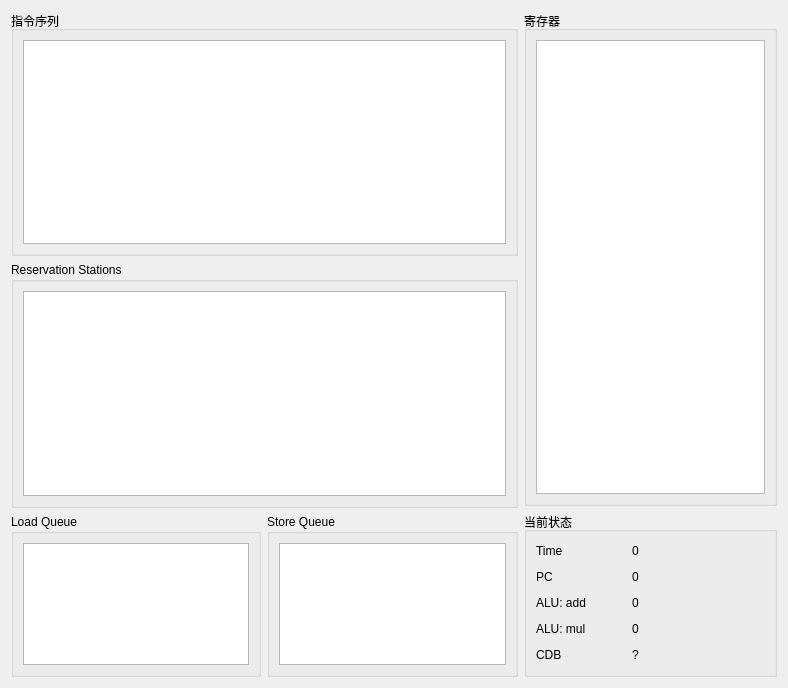
<?xml version="1.0" encoding="UTF-8"?>
<ui version="4.0">
 <class>InfoTab</class>
 <widget class="QWidget" name="InfoTab">
  <property name="geometry">
   <rect>
    <x>0</x>
    <y>0</y>
    <width>788</width>
    <height>688</height>
   </rect>
  </property>
  <property name="windowTitle">
   <string>Form</string>
  </property>
  <layout class="QHBoxLayout" name="horizontalLayout_8" stretch="2,1">
   <item>
    <layout class="QVBoxLayout" name="loLeft" stretch="3,3,2">
     <item>
      <widget class="QGroupBox" name="groupInst">
       <property name="title">
        <string>指令序列</string>
       </property>
       <layout class="QHBoxLayout" name="horizontalLayout_6" stretch="1">
        <item>
         <widget class="QTableView" name="tableInst">
          <property name="enabled">
           <bool>true</bool>
          </property>
          <property name="maximumSize">
           <size>
            <width>16777215</width>
            <height>16777215</height>
           </size>
          </property>
          <property name="font">
           <font>
            <pointsize>10</pointsize>
           </font>
          </property>
          <property name="showGrid">
           <bool>true</bool>
          </property>
          <attribute name="horizontalHeaderVisible">
           <bool>true</bool>
          </attribute>
          <attribute name="horizontalHeaderMinimumSectionSize">
           <number>25</number>
          </attribute>
          <attribute name="horizontalHeaderStretchLastSection">
           <bool>false</bool>
          </attribute>
          <attribute name="verticalHeaderMinimumSectionSize">
           <number>24</number>
          </attribute>
         </widget>
        </item>
       </layout>
      </widget>
     </item>
     <item>
      <widget class="QGroupBox" name="groupRS">
       <property name="title">
        <string>Reservation Stations</string>
       </property>
       <layout class="QHBoxLayout" name="horizontalLayout_3">
        <item>
         <widget class="QTableView" name="tableRS">
          <property name="font">
           <font>
            <pointsize>10</pointsize>
           </font>
          </property>
          <attribute name="verticalHeaderVisible">
           <bool>false</bool>
          </attribute>
         </widget>
        </item>
       </layout>
      </widget>
     </item>
     <item>
      <layout class="QHBoxLayout" name="horizontalLayout_7">
       <item>
        <widget class="QGroupBox" name="groupLQ">
         <property name="title">
          <string>Load Queue</string>
         </property>
         <layout class="QHBoxLayout" name="horizontalLayout_12">
          <item>
           <widget class="QTableView" name="tableLQ">
            <property name="font">
             <font>
              <pointsize>10</pointsize>
             </font>
            </property>
            <attribute name="verticalHeaderVisible">
             <bool>false</bool>
            </attribute>
           </widget>
          </item>
         </layout>
        </widget>
       </item>
       <item>
        <widget class="QGroupBox" name="groupSQ">
         <property name="title">
          <string>Store Queue</string>
         </property>
         <layout class="QHBoxLayout" name="horizontalLayout_13">
          <item>
           <widget class="QTableView" name="tableSQ">
            <property name="font">
             <font>
              <pointsize>10</pointsize>
             </font>
            </property>
            <attribute name="verticalHeaderVisible">
             <bool>false</bool>
            </attribute>
           </widget>
          </item>
         </layout>
        </widget>
       </item>
      </layout>
     </item>
    </layout>
   </item>
   <item>
    <layout class="QVBoxLayout" name="loRight" stretch="4,1">
     <item>
      <widget class="QGroupBox" name="groupRegisters">
       <property name="sizePolicy">
        <sizepolicy hsizetype="Preferred" vsizetype="Preferred">
         <horstretch>0</horstretch>
         <verstretch>0</verstretch>
        </sizepolicy>
       </property>
       <property name="title">
        <string>寄存器</string>
       </property>
       <layout class="QHBoxLayout" name="horizontalLayout_2">
        <item>
         <widget class="QTableView" name="tableRegs">
          <property name="font">
           <font>
            <pointsize>10</pointsize>
           </font>
          </property>
          <attribute name="verticalHeaderVisible">
           <bool>false</bool>
          </attribute>
         </widget>
        </item>
       </layout>
      </widget>
     </item>
     <item>
      <widget class="QGroupBox" name="groupStatus">
       <property name="title">
        <string>当前状态</string>
       </property>
       <layout class="QHBoxLayout" name="horizontalLayout_11">
        <item>
         <layout class="QVBoxLayout" name="verticalLayout_3">
          <item>
           <layout class="QHBoxLayout" name="loTIme">
            <item>
             <widget class="QLabel" name="labelTime">
              <property name="minimumSize">
               <size>
                <width>70</width>
                <height>0</height>
               </size>
              </property>
              <property name="maximumSize">
               <size>
                <width>16777215</width>
                <height>40</height>
               </size>
              </property>
              <property name="font">
               <font>
                <family>Microsoft YaHei UI</family>
                <pointsize>9</pointsize>
               </font>
              </property>
              <property name="text">
               <string>&lt;html&gt;&lt;head/&gt;&lt;body&gt;&lt;p&gt;Time&lt;/p&gt;&lt;/body&gt;&lt;/html&gt;</string>
              </property>
             </widget>
            </item>
            <item>
             <spacer name="horizontalSpacer_18">
              <property name="orientation">
               <enum>Qt::Horizontal</enum>
              </property>
              <property name="sizeType">
               <enum>QSizePolicy::Fixed</enum>
              </property>
              <property name="sizeHint" stdset="0">
               <size>
                <width>20</width>
                <height>20</height>
               </size>
              </property>
             </spacer>
            </item>
            <item>
             <widget class="QLabel" name="textTime">
              <property name="text">
               <string>0</string>
              </property>
             </widget>
            </item>
            <item>
             <spacer name="horizontalSpacer_19">
              <property name="orientation">
               <enum>Qt::Horizontal</enum>
              </property>
              <property name="sizeHint" stdset="0">
               <size>
                <width>40</width>
                <height>20</height>
               </size>
              </property>
             </spacer>
            </item>
           </layout>
          </item>
          <item>
           <layout class="QHBoxLayout" name="horizontalLayout_4">
            <item>
             <widget class="QLabel" name="labelPC">
              <property name="minimumSize">
               <size>
                <width>70</width>
                <height>0</height>
               </size>
              </property>
              <property name="font">
               <font>
                <family>Microsoft YaHei UI</family>
                <pointsize>9</pointsize>
               </font>
              </property>
              <property name="text">
               <string>&lt;html&gt;&lt;head/&gt;&lt;body&gt;&lt;p&gt;PC&lt;/p&gt;&lt;/body&gt;&lt;/html&gt;</string>
              </property>
             </widget>
            </item>
            <item>
             <spacer name="horizontalSpacer_20">
              <property name="orientation">
               <enum>Qt::Horizontal</enum>
              </property>
              <property name="sizeType">
               <enum>QSizePolicy::Fixed</enum>
              </property>
              <property name="sizeHint" stdset="0">
               <size>
                <width>20</width>
                <height>20</height>
               </size>
              </property>
             </spacer>
            </item>
            <item>
             <widget class="QLabel" name="textPC">
              <property name="text">
               <string>0</string>
              </property>
             </widget>
            </item>
            <item>
             <spacer name="horizontalSpacer_21">
              <property name="orientation">
               <enum>Qt::Horizontal</enum>
              </property>
              <property name="sizeHint" stdset="0">
               <size>
                <width>40</width>
                <height>20</height>
               </size>
              </property>
             </spacer>
            </item>
           </layout>
          </item>
          <item>
           <layout class="QHBoxLayout" name="horizontalLayout_5">
            <item>
             <widget class="QLabel" name="labelAdd">
              <property name="minimumSize">
               <size>
                <width>70</width>
                <height>0</height>
               </size>
              </property>
              <property name="maximumSize">
               <size>
                <width>16777215</width>
                <height>40</height>
               </size>
              </property>
              <property name="font">
               <font>
                <family>Microsoft YaHei UI</family>
                <pointsize>9</pointsize>
               </font>
              </property>
              <property name="text">
               <string>&lt;html&gt;&lt;head/&gt;&lt;body&gt;&lt;p&gt;ALU: add&lt;/p&gt;&lt;/body&gt;&lt;/html&gt;</string>
              </property>
             </widget>
            </item>
            <item>
             <spacer name="horizontalSpacer_22">
              <property name="orientation">
               <enum>Qt::Horizontal</enum>
              </property>
              <property name="sizeType">
               <enum>QSizePolicy::Fixed</enum>
              </property>
              <property name="sizeHint" stdset="0">
               <size>
                <width>20</width>
                <height>20</height>
               </size>
              </property>
             </spacer>
            </item>
            <item>
             <widget class="QLabel" name="textAdd">
              <property name="text">
               <string>0</string>
              </property>
             </widget>
            </item>
            <item>
             <spacer name="horizontalSpacer_23">
              <property name="orientation">
               <enum>Qt::Horizontal</enum>
              </property>
              <property name="sizeHint" stdset="0">
               <size>
                <width>40</width>
                <height>20</height>
               </size>
              </property>
             </spacer>
            </item>
           </layout>
          </item>
          <item>
           <layout class="QHBoxLayout" name="horizontalLayout_9">
            <item>
             <widget class="QLabel" name="labelMul">
              <property name="minimumSize">
               <size>
                <width>70</width>
                <height>0</height>
               </size>
              </property>
              <property name="maximumSize">
               <size>
                <width>16777215</width>
                <height>40</height>
               </size>
              </property>
              <property name="font">
               <font>
                <family>Microsoft YaHei UI</family>
                <pointsize>9</pointsize>
               </font>
              </property>
              <property name="text">
               <string>&lt;html&gt;&lt;head/&gt;&lt;body&gt;&lt;p&gt;ALU: mul&lt;/p&gt;&lt;/body&gt;&lt;/html&gt;</string>
              </property>
             </widget>
            </item>
            <item>
             <spacer name="horizontalSpacer_24">
              <property name="orientation">
               <enum>Qt::Horizontal</enum>
              </property>
              <property name="sizeType">
               <enum>QSizePolicy::Fixed</enum>
              </property>
              <property name="sizeHint" stdset="0">
               <size>
                <width>20</width>
                <height>20</height>
               </size>
              </property>
             </spacer>
            </item>
            <item>
             <widget class="QLabel" name="textMul">
              <property name="text">
               <string>0</string>
              </property>
             </widget>
            </item>
            <item>
             <spacer name="horizontalSpacer_25">
              <property name="orientation">
               <enum>Qt::Horizontal</enum>
              </property>
              <property name="sizeHint" stdset="0">
               <size>
                <width>40</width>
                <height>20</height>
               </size>
              </property>
             </spacer>
            </item>
           </layout>
          </item>
          <item>
           <layout class="QHBoxLayout" name="horizontalLayout_10">
            <item>
             <widget class="QLabel" name="labelCDB">
              <property name="minimumSize">
               <size>
                <width>70</width>
                <height>0</height>
               </size>
              </property>
              <property name="maximumSize">
               <size>
                <width>16777215</width>
                <height>40</height>
               </size>
              </property>
              <property name="font">
               <font>
                <family>Microsoft YaHei UI</family>
                <pointsize>9</pointsize>
               </font>
              </property>
              <property name="text">
               <string>&lt;html&gt;&lt;head/&gt;&lt;body&gt;&lt;p&gt;CDB&lt;/p&gt;&lt;/body&gt;&lt;/html&gt;</string>
              </property>
             </widget>
            </item>
            <item>
             <spacer name="horizontalSpacer_26">
              <property name="orientation">
               <enum>Qt::Horizontal</enum>
              </property>
              <property name="sizeType">
               <enum>QSizePolicy::Fixed</enum>
              </property>
              <property name="sizeHint" stdset="0">
               <size>
                <width>20</width>
                <height>20</height>
               </size>
              </property>
             </spacer>
            </item>
            <item>
             <widget class="QLabel" name="textCDB">
              <property name="text">
               <string>?</string>
              </property>
             </widget>
            </item>
            <item>
             <spacer name="horizontalSpacer_27">
              <property name="orientation">
               <enum>Qt::Horizontal</enum>
              </property>
              <property name="sizeHint" stdset="0">
               <size>
                <width>40</width>
                <height>20</height>
               </size>
              </property>
             </spacer>
            </item>
           </layout>
          </item>
         </layout>
        </item>
       </layout>
      </widget>
     </item>
    </layout>
   </item>
  </layout>
 </widget>
 <tabstops>
  <tabstop>tableInst</tabstop>
  <tabstop>tableRS</tabstop>
  <tabstop>tableLQ</tabstop>
  <tabstop>tableSQ</tabstop>
 </tabstops>
 <resources/>
 <connections/>
</ui>
